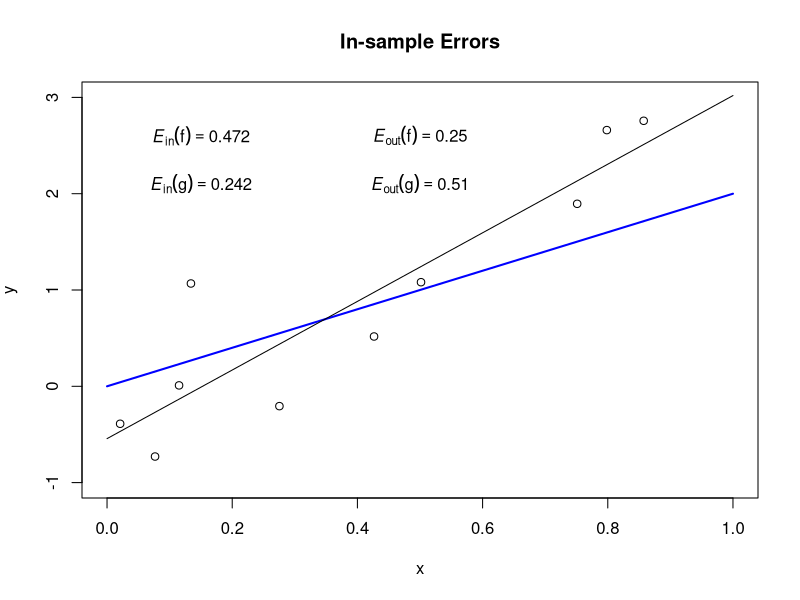
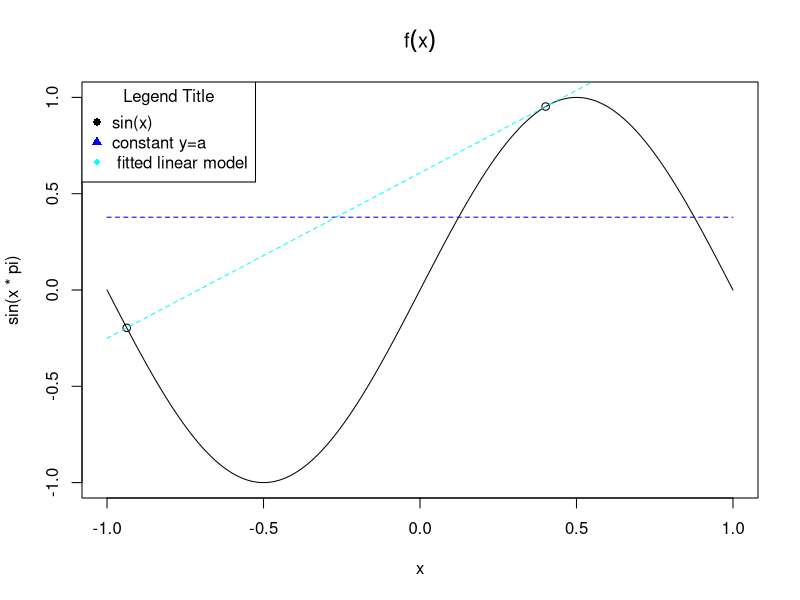
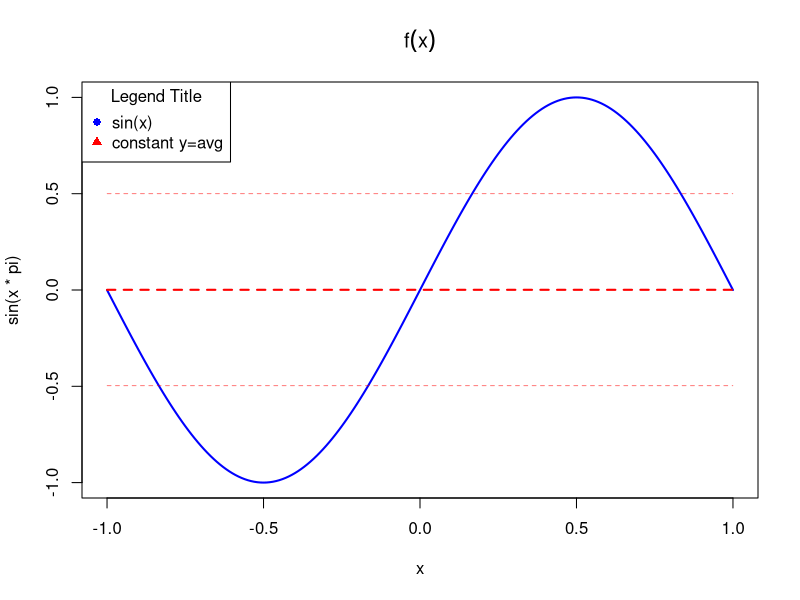
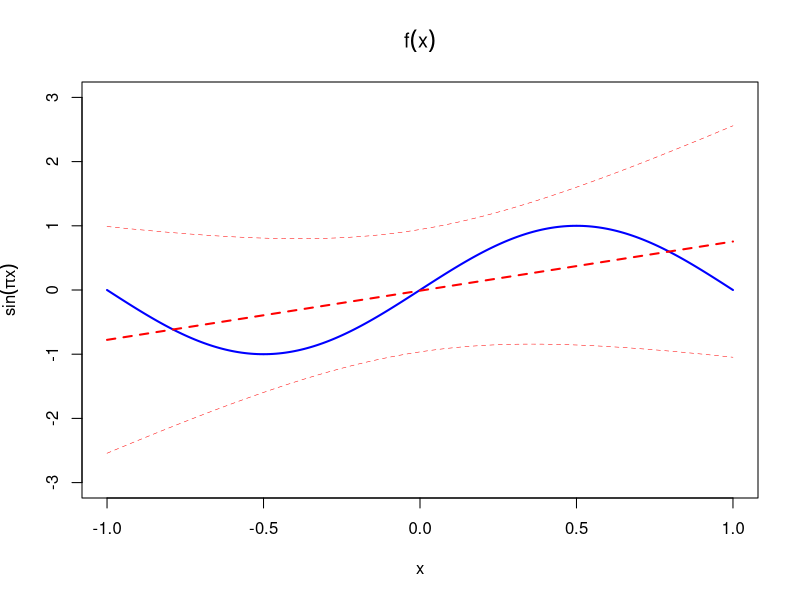

Write the R code that produced these figures, in order.
## ---- chunk 1

simul=function(n,a,b,sig){
	data<-matrix(rep(NA,n*2),nrow=2,ncol=n)
	x<-runif(n)
	e<-rnorm(n,0,sig) # errors are normally distributed
	y<-(a+(b*x))+e # approximation of target
	data[1,]<-x
	data[2,]<-y
	return(data)
}
## ---- chunk 2

n=10;a=0;b=2;sig=0.5 # simulation parameters

f.mod=function(x){return(a+(b*x))} #f.mod is the true model
dat<-simul(n,a,b,sig);xx<-dat[1,];yy<-dat[2,] # xx is simulated input and yy is the simulated output

x<-seq(0,1,0.01);y<-a+(b*x) # x is the domain and y is the true output
g<-lm(yy~xx) # linear regression
g.mod=function(x){return(g$coefficients[1]+(g$coefficients[2]*x))} #g.mod is the fitted model, predictions

err.g<-(t(g$residuals)%*%g$residuals)/n # In sample error for the fitted model

err.f<-(t(yy-(a+(b*xx)))%*%(yy-(a+(b*xx))))/n # In sample error for the actual model

plot(c(0,1),c(-1,3),type="n",main="In-sample Errors",xlab=expression(x),ylab=expression(y))
lines(x,y,type="l",col="blue",lwd=2)
points(dat[1,],dat[2,]);
lines(x,g.mod(x))
text1=bquote(italic(E)["in"](g)==.(format(err.g,digits=3)))
text2=bquote(italic(E)["in"](f)==.(format(err.f,digits=3)))
text(x=0.15,y=2.10,labels=text1)
text(x=0.15,y=2.6,labels=text2)
fdiff=function(x,a,b,a.est,b.est){return((a-a.est+((b-b.est)*x))^2)};
diff=function(x){fdiff(x,a,b,g$coefficients[1],g$coefficients[2])}; #finds bias between f(x) and g(x)
biassq<-integrate(diff,0,1)$value
err.out<-biassq+(sig^2)
text3=bquote(italic(E)["out"](g)==.(format(err.out,digits=2)))
text4=bquote(italic(E)["out"](f)==.(format((sig^2),digits=2)))
text(x=0.5,y=2.10,labels=text3)
text(x=0.5,y=2.6,labels=text4)
## ---- chunk 3
# Note if you stick to hypothesis g.mod independent of data that 
# Err_{in}(g) is unbiased for E_{out}(g)
M<-10000
g.hist<-rep(NA,M);f.hist<-g.hist
for(i in 1:M){
	dat2<-simul(n,a,b,sig)
	g.hist[i]<-(t(dat2[2,]-g.mod(dat2[1,]))%*%(dat2[2,]-g.mod(dat2[1,])))/n # mean squared error from fitted model
	f.hist[i]<-(t(dat2[2,]-f.mod(dat2[1,]))%*%(dat2[2,]-f.mod(dat2[1,])))/n
} # mse from actual target
c(mean(g.hist),mean(f.hist)) # relatively close

## ---- chunk 4
# E_{in}(g) underestimates the true error but E_{in}(f) is unbiased
M<-10000 #no of samples used to measure diff between E_{in} and E_{out}
g2.hist<-rep(NA,M);f2.hist<-g2.hist #arrays store the scaled differences between E_{in} and E_{out} for f, g
for(i in 1:M){
	dat3<-simul(n,a,b,sig);x2<-dat3[1,];y2<-dat3[2,] # x2 is simulated input and y2 is the simulated output
	g2<-lm(y2~x2); g2.mod=function(x){return(g2$coefficients[1]+(g2$coefficients[2]*x))} #g2 is the fitted model
	err2.f<-(t(y2-(a+(b*x2)))%*%(y2-(a+(b*x2))))/n # In sample error for the actual model
	err2.g<-(t(g2$residuals)%*%g2$residuals)/n # In sample error for the fitted model
	diff2=function(x){fdiff(x,a,b,g2$coefficients[1],g2$coefficients[2])}; #gives the difference between fitted model and true
	biassq2<-integrate(diff2,0,1)$value
	err2.out<-biassq2+(sig^2)
	f2.hist[i]<-(err2.f-(sig^2))/(sig^2) #compare in sample vs out of sample errors for true model
	g2.hist[i]<-(err2.g-err2.out)/err2.out #compare in sample vs out of sample errors for fitted model
	
}
c(mean(f2.hist),mean(g2.hist)) # g2 under estimates f2 error, also why is g2 negative?
## ---- chunk 5

# Choose n points on the sine function
simul=function(n){
	data<-matrix(rep(NA,n*2),nrow=n,ncol=2)
	x<-runif(n,-1,1)
	y<-sin(pi*x)
	data[,1]<-x
	data[,2]<-y
	return(data)
}

## ---- chunk 6
data<-simul(2)
cons=function(xx,data){return(mean(data[,2])+(0*xx))} #cons is the fitted constant function
lin=function(xx,data){ #lin is the fitted linear model
	l<-lm(data[,2]~data[,1])
	return(l$coefficients[1]+(xx*l$coefficients[2]))
}
x<-seq(-1,1,0.01)
plot(x,sin(x*pi),type="l",main=expression(f(x)),pch=16)
points(data)
lines(x,cons(x,data),lty=2,col="blue", pch=17)
lines(x,lin(x,data),lty=2,col="cyan", pch=16)


legend("topleft", 
       legend = c("sin(x)", "constant y=a",' fitted linear model'), 
       col = c('black',"blue", "cyan"), 
       pch = c(16, 17,18),       # Matches point symbols
       title = "Legend Title",
       bty = "o")             # "o" draws a box, "n" removes the box
## ---- chunk 7
# fit M constant models to random data
M=10000;x<-seq(-1,1,0.01)
plot(x,sin(x*pi),type="l",main=expression(f(x)),lwd=2,col="blue")
curves=matrix(rep(NA,M*length(x)),ncol=length(x),nrow=M);avg=rep(NA,length(x));vari=rep(NA,length(x))
for(i in 1:M){
	data<-simul(2)
	#lines(x,cons(x,data),type="l",lwd=0.5)
	curves[i,]<-cons(x,data)
}
for(i in 1:length(x)){
	avg[i]<-mean(curves[,i])
	vari[i]<-var(curves[,i])
}
lines(x,avg,type="l",lwd=2,lty=2,col="red")
bias=(t(sin(pi*x)-avg)%*%(sin(pi*x)-avg))*0.01 # sqr(actual-average)
lines(x,avg+sqrt(vari),type="l",lwd=0.5,lty=2,col="red")
lines(x,avg-sqrt(vari),type="l",lwd=0.5,lty=2,col="red")
c(bias,mean(vari),bias+mean(vari)) # get bias, var



legend("topleft", 
       legend = c("sin(x)", "constant y=avg"), 
       col = c('blue',"red"), 
       pch = c(16, 17),       # Matches point symbols
       title = "Legend Title",
       bty = "o")    
## ---- chunk 8
# fit M linear models to random data
M=10000;x<-seq(-1,1,0.01)
plot(c(-1,1),c(-3,3),type="n",main=expression(f(x)),xlab=expression(x),ylab=expression(sin(pi*x)))
lines(x,sin(x*pi),type="l",lwd=2,col="blue")
curves=matrix(rep(NA,M*length(x)),ncol=length(x),nrow=M);avg=rep(NA,length(x));vari=rep(NA,length(x))
for(i in 1:M){
	data<-simul(2)
	#lines(x,lin(x,data),type="l",lwd=0.5)
	curves[i,]<-lin(x,data)
}
for(i in 1:length(x)){
	avg[i]<-mean(curves[,i])
	vari[i]<-var(curves[,i])
}
lines(x,avg,type="l",lwd=2,lty=2,col="red")
bias=(t(sin(pi*x)-avg)%*%(sin(pi*x)-avg))*0.01
lines(x,avg+sqrt(vari),type="l",lwd=0.5,lty=2,col="red")
lines(x,avg-sqrt(vari),type="l",lwd=0.5,lty=2,col="red")
c(bias,mean(vari),bias+mean(vari))

## ---- chunk 9
# Get the bias
bias=function(x){return((abs(sin(x*pi)))^2)}
integrate(bias,-1,1)
